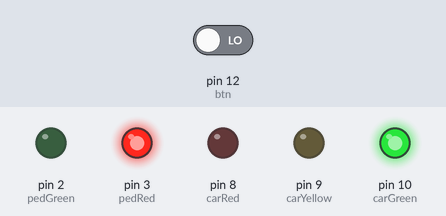
Bench run of a sketch on a simulated Arduino Uno, built with avr-gcc and run on an emulated ATmega328P. Parts: output pins drawn as LEDs (lit = HIGH). Inputs (shaded band) come from the test bench; at power-on: pin 12 (btn) LOW.

Above: at 4.2 s.
4.3 s: pin 12 (btn) driven LOW
5.8 s: pin 12 (btn) driven HIGH
At 7.0 s:
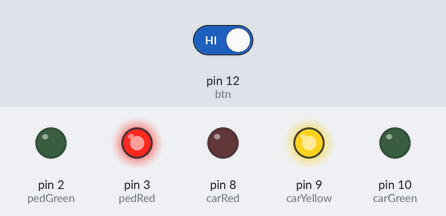
At 9.3 s:
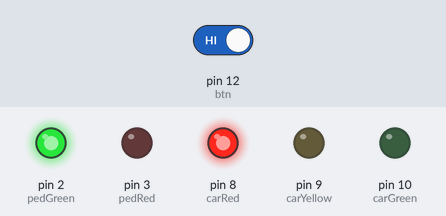
Timing chart, 0 to 16.3 s (numbered marks = the images above; inputs shaded):
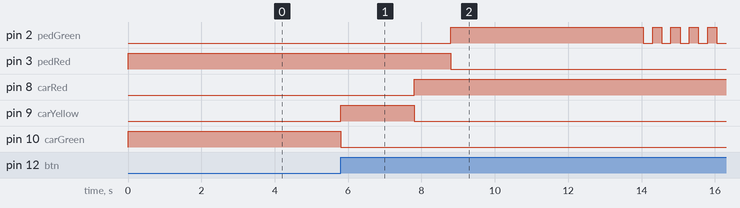

The sketch:

SemaforoInterativo.ino
```cpp
const int carGreen = 10;
const int carYellow = 9;
const int carRed = 8;
const int btn = 12;
const int pedRed = 3;
const int pedGreen = 2;
int crossTime = 5000;
unsigned long changeTime;

void setup() {
  pinMode(carGreen,OUTPUT);
  pinMode(carYellow,OUTPUT);
  pinMode(carRed,OUTPUT);
  pinMode(pedRed,OUTPUT);
  pinMode(pedGreen,OUTPUT);
  pinMode(btn,INPUT);

  digitalWrite(carGreen,HIGH);
  digitalWrite(pedRed,HIGH);

}

void loop() {
  //Verifico se foi pressiona e se faz mais de 5s que o sinal está aberto
  if(digitalRead(btn) && (millis() - changeTime > 5000) ){
    changeLights();

  }
}

void changeLights(){
  digitalWrite(carGreen,LOW);
  digitalWrite(carYellow,HIGH);
  delay(2000);

  digitalWrite(carYellow,LOW);
  digitalWrite(carRed,HIGH);
  delay(1000);

  digitalWrite(pedRed,LOW);
  digitalWrite(pedGreen,HIGH);
  delay(crossTime);

  //Pisca para avisar que o sinal de pedestres irá fechar
  for(int i = 0; i < 10; i ++){
    digitalWrite(pedGreen,HIGH);
    delay(250);
    digitalWrite(pedGreen,LOW);
    delay(250);
  }

  digitalWrite(pedRed,HIGH);
  delay(500);
  digitalWrite(carRed,LOW);
  digitalWrite(carGreen,HIGH);

  changeTime = millis();

}
```

Measured:
- after the input at 4.3 s, every drawn part: stays the same
- after the input at 5.8 s, pin 2 (pedGreen): LOW → HIGH after 3.0 s, then repeats every 0.50 s: LOW 0.25 s, HIGH 0.25 s; pin 3 (pedRed): HIGH → LOW after 3.0 s; pin 8 (carRed): LOW → HIGH after 2.0 s; pin 9 (carYellow): LOW → HIGH at once, → LOW 2.0 s later; pin 10 (carGreen): HIGH → LOW at once
